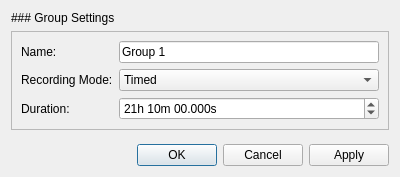
<?xml version="1.0" encoding="UTF-8"?>
<ui version="4.0">
 <class>GroupEditDialog</class>
 <widget class="QDialog" name="GroupEditDialog">
  <property name="geometry">
   <rect>
    <x>0</x>
    <y>0</y>
    <width>400</width>
    <height>177</height>
   </rect>
  </property>
  <property name="sizePolicy">
   <sizepolicy hsizetype="Preferred" vsizetype="Preferred">
    <horstretch>0</horstretch>
    <verstretch>0</verstretch>
   </sizepolicy>
  </property>
  <property name="minimumSize">
   <size>
    <width>0</width>
    <height>0</height>
   </size>
  </property>
  <property name="maximumSize">
   <size>
    <width>16777215</width>
    <height>16777215</height>
   </size>
  </property>
  <property name="windowTitle">
   <string>Configure Group</string>
  </property>
  <property name="modal">
   <bool>false</bool>
  </property>
  <layout class="QVBoxLayout" name="verticalLayout">
   <property name="sizeConstraint">
    <enum>QLayout::SetMinAndMaxSize</enum>
   </property>
   <item>
    <widget class="QLabel" name="label">
     <property name="text">
      <string>### Group Settings</string>
     </property>
     <property name="textFormat">
      <enum>Qt::MarkdownText</enum>
     </property>
    </widget>
   </item>
   <item>
    <widget class="QFrame" name="frm_recording_configuration">
     <property name="frameShape">
      <enum>QFrame::StyledPanel</enum>
     </property>
     <property name="frameShadow">
      <enum>QFrame::Raised</enum>
     </property>
     <layout class="QFormLayout" name="formLayout">
      <item row="0" column="0">
       <widget class="QLabel" name="label_3">
        <property name="text">
         <string>Name:</string>
        </property>
       </widget>
      </item>
      <item row="0" column="1">
       <widget class="QLineEdit" name="txt_recording_name">
        <property name="text">
         <string>Group 1</string>
        </property>
       </widget>
      </item>
      <item row="1" column="0">
       <widget class="QLabel" name="label_2">
        <property name="text">
         <string>Recording Mode:</string>
        </property>
       </widget>
      </item>
      <item row="1" column="1">
       <widget class="QComboBox" name="dpd_recording_mode">
        <item>
         <property name="text">
          <string>Timed</string>
         </property>
        </item>
        <item>
         <property name="text">
          <string>Manual</string>
         </property>
        </item>
       </widget>
      </item>
      <item row="2" column="0">
       <widget class="QLabel" name="lbl_tme_duration">
        <property name="text">
         <string>Duration:</string>
        </property>
       </widget>
      </item>
      <item row="2" column="1">
       <widget class="QTimeEdit" name="tme_duration">
        <property name="dateTime">
         <datetime>
          <hour>21</hour>
          <minute>10</minute>
          <second>0</second>
          <year>2000</year>
          <month>12</month>
          <day>31</day>
         </datetime>
        </property>
        <property name="maximumTime">
         <time>
          <hour>23</hour>
          <minute>59</minute>
          <second>0</second>
         </time>
        </property>
        <property name="currentSection">
         <enum>QDateTimeEdit::HourSection</enum>
        </property>
        <property name="displayFormat">
         <string>HH'h' mm'm' ss.zzz's'</string>
        </property>
       </widget>
      </item>
     </layout>
    </widget>
   </item>
   <item>
    <spacer name="verticalSpacer">
     <property name="orientation">
      <enum>Qt::Vertical</enum>
     </property>
     <property name="sizeHint" stdset="0">
      <size>
       <width>20</width>
       <height>0</height>
      </size>
     </property>
    </spacer>
   </item>
   <item>
    <widget class="QDialogButtonBox" name="btnbox_buttons">
     <property name="orientation">
      <enum>Qt::Horizontal</enum>
     </property>
     <property name="standardButtons">
      <set>QDialogButtonBox::Apply|QDialogButtonBox::Cancel|QDialogButtonBox::Ok</set>
     </property>
    </widget>
   </item>
  </layout>
 </widget>
 <resources/>
 <connections>
  <connection>
   <sender>btnbox_buttons</sender>
   <signal>accepted()</signal>
   <receiver>GroupEditDialog</receiver>
   <slot>accept()</slot>
   <hints>
    <hint type="sourcelabel">
     <x>248</x>
     <y>254</y>
    </hint>
    <hint type="destinationlabel">
     <x>157</x>
     <y>274</y>
    </hint>
   </hints>
  </connection>
  <connection>
   <sender>btnbox_buttons</sender>
   <signal>rejected()</signal>
   <receiver>GroupEditDialog</receiver>
   <slot>reject()</slot>
   <hints>
    <hint type="sourcelabel">
     <x>316</x>
     <y>260</y>
    </hint>
    <hint type="destinationlabel">
     <x>286</x>
     <y>274</y>
    </hint>
   </hints>
  </connection>
 </connections>
</ui>
